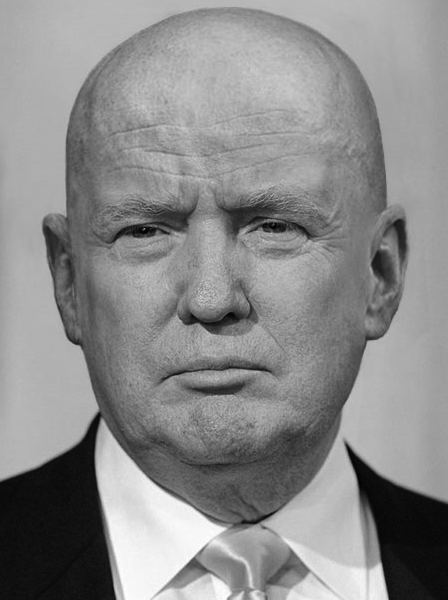
#> input picture P4/donald.png, 448 x 600 px
$ jupyter execute P4.ipynb
#> lines starting #> are read from the running program, lines starting #| are printed output that depends on the picture
<center><b>In the name of God</b></center>

<b>Course</b>: Statistical Pattern Recognition
<br>
<b>Description:</b> HomeWork 3 | Question 4
<br>
<b>Developer</b>: Alireza Mazochi (400131075)

# Libraries

[cell 1]
from PIL import Image
import numpy as np
import matplotlib.pyplot as plt

# a

[cell 2]
def patch_extract(data):
    columns = []
    for i in range(0, data.shape[0], 8):
        for j in range(0, data.shape[1], 8):
            patch = data[i:i+8, j: j+8]
            columns.append(patch.ravel())
    return np.column_stack(columns)

[cell 3]
def load_image(filename) :
#> called with filename = './donald.png'
    img = Image.open(filename).convert("L")
    img.load()
    data = np.asarray(img, dtype="int32" )
    return data

[cell 4]
data_img = load_image("./donald.png")

[cell 5]
data_patch = patch_extract(data_img)
#> after the loop in patch_extract, `for i in range(0, data.shape[0], 8):`: columns = 4200 items

# b

[cell 6]
data_patch_mean = np.mean(data_patch, axis=1)
#> data_patch_mean = 64 values, max 139 at index 5, min 138.4 at index 59, mean 138.7
data_patch_mean = data_patch_mean[:, np.newaxis]

[cell 7]
data_patch_normal = data_patch - data_patch_mean

[cell 8]
data_patch_cov = np.cov(data_patch_normal)
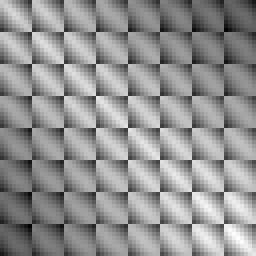
#> data_patch_cov: shape (64, 64) float64 (shown 4 times larger); min 2404.8, max 2971.3, mean 2728.6; drawn with min black and max white

[cell 9]
e_values, e_vectors = np.linalg.eig(data_patch_cov)
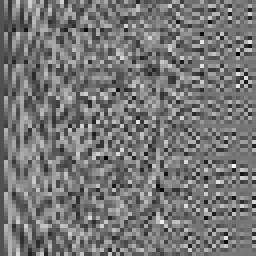
#> e_vectors: shape (64, 64) float64 (shown 4 times larger); min -0.391, max 0.446, mean -0.00198; drawn with min black and max white
#> e_values = 64 values, max 174663 at index 0, min 0.257 at index 60, mean 2904.9

idx = e_values.argsort()[::-1]
#> idx = 64 values, max 63 at index 60, min 0 at index 0, mean 31.5
e_values = e_values[idx]
#> e_values = 64 values, max 174663 at index 0, min 0.257 at index 63, mean 2904.9
e_vectors = e_vectors[:,idx]

[cell 10]
for i in range(20):
    print(f"Eigen Value = {e_values[i].round(decimals=2)} Eigen Vector = ")
    print(e_vectors[:,i].round(decimals=2))
#> this loop made 20 passes
#> (printed output is left out)
print()

[cell 11]
plt.imshow(data_patch_mean.reshape(8,8),vmin=0 , vmax=255, cmap='gray')
plt.title("Mean")
plt.show()

[cell 12]
fig, ax = plt.subplots(2, 4)
for i in range(8):
    ax[int(i/4)][i%4].imshow(e_vectors[:,i].reshape(8,8), vmin=-1, vmax=+1, cmap='gray')
    ax[int(i/4)][i%4].set_title(f"EigenImage for\n {e_values[i].round(2)}")
fig.set_size_inches(12,7)
plt.show()

# c, d, e

[cell 13]
def patch_reconstruct(data_patch_normal, data_shape):
    data_reconstructed = np.zeros(data_shape)
    counter = 0
    for i in range(0, data_shape[0], 8):
        for j in range(0, data_shape[1], 8):
            data_reconstructed[i:i+8,j:j+8] = data_patch_normal[:,counter].reshape(8, 8)
            counter += 1

    return data_reconstructed

[cell 14]
data_patch_transformed = np.linalg.inv(e_vectors) @ data_patch_normal

[cell 15]
fig, ax = plt.subplots(1, 5)
for i, k in enumerate([2, 5, 10, 20, 64]):
    # c
    data_patch_redueced = data_patch_transformed[:k,:]

    # d
    data_patch_reconstructed = e_vectors[:, :k] @ data_patch_redueced + data_patch_mean

    # e
    data_img_reconstructed = patch_reconstruct(data_patch_reconstructed, (600, 448))

    ax[i].imshow(data_img_reconstructed, vmin=0 , vmax=255, cmap='gray')
    ax[i].set_title(f"Reconstructed image\n with {k} principle components")
#> this loop made 5 passes
#> pass 1, `data_img_reconstructed = patch_reconstruct(data_patch_reconstructed, (..`:
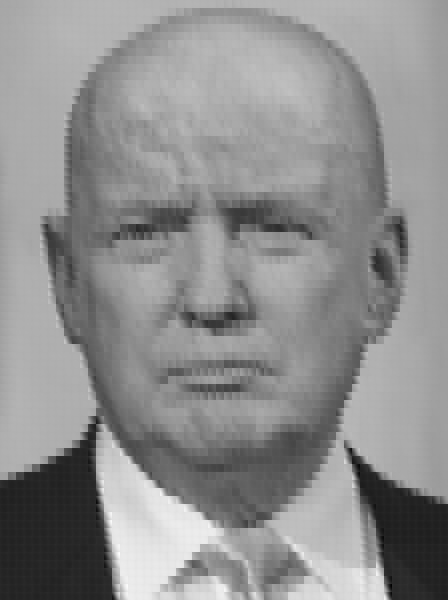
#> data_img_reconstructed: shape (600, 448) float64; min -29.21, max 270.8, mean 138.7; drawn with min black and max white

fig.set_size_inches(20,50)
plt.show()

# f

[cell 16]
def load_image_rgb(filename) :
#> called with filename = './joe.png'
    img = Image.open(filename)
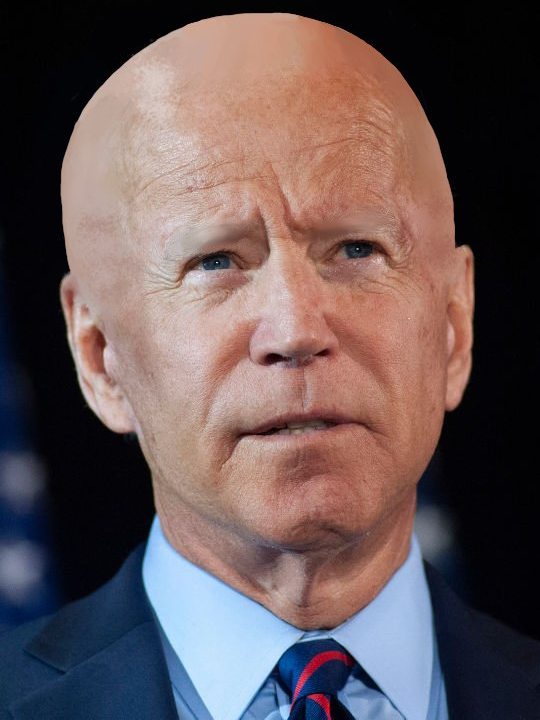
#> input picture P4/joe.png, 540 x 720 px
#> img is the input picture: PIL image 540x720 RGBA; mean R, G, B, A 103.3, 86.8, 87.6, 255
    img.load()
    img_rgb = img.split()

    data = [np.asarray(img_rgb[i], dtype="int32" ) for i in range(3)]
#> data = 3 items

    return data

[cell 17]
data_img = load_image_rgb("./joe.png")
#> data_img = 3 items

[cell 18]
data_patch_transformed_list = []
e_values_list = []
e_vectors_list = []
data_patch_mean_list = []

data_img_shape = data_img[0].shape
#> data_img_shape = (720, 540)
data_img_shape = (8*int(data_img_shape[0]/8), 8*int(data_img_shape[1]/8))
#> data_img_shape = (720, 536)

for channel in range(3):

    data_patch = patch_extract(data_img[channel][:data_img_shape[0], :data_img_shape[1]])

    data_patch_mean = np.mean(data_patch, axis=1)
    data_patch_mean = data_patch_mean[:, np.newaxis]
    data_patch_normal = data_patch - data_patch_mean
    data_patch_cov = np.cov(data_patch_normal)
    e_values, e_vectors = np.linalg.eig(data_patch_cov)

    idx = e_values.argsort()[::-1]
    e_values = e_values[idx]
    e_vectors = e_vectors[:,idx]

    data_patch_transformed = np.linalg.inv(e_vectors) @ data_patch_normal

    data_patch_transformed_list.append(data_patch_transformed)
    e_values_list.append(e_values)
    e_vectors_list.append(e_vectors)
    data_patch_mean_list.append(data_patch_mean)
#> this loop made 3 passes
#> pass 1, `e_vectors = e_vectors[:,idx]`:
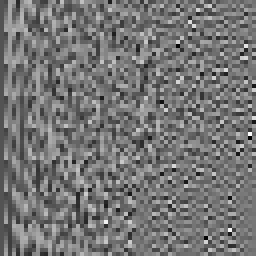
#> e_vectors: shape (64, 64) float64 (shown 4 times larger); min -0.429, max 0.499, mean -0.00195; drawn with min black and max white
#> after the loop:
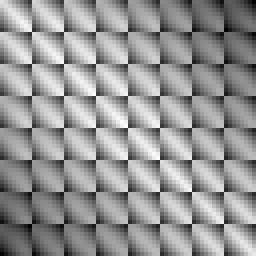
#> data_patch_cov: shape (64, 64) float64 (shown 4 times larger); min 4425.2, max 4925.6, mean 4716.6; drawn with min black and max white
#> after the loop:
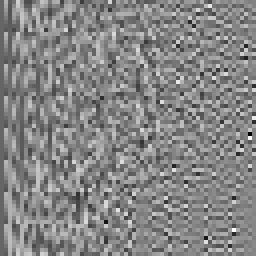
#> e_vectors: shape (64, 64) float64 (shown 4 times larger); min -0.512, max 0.46, mean -0.00195; drawn with min black and max white
#> after the loop, data_patch_mean_list = 3 items; data_patch_transformed_list = 3 items; e_values_list = 3 items; e_vectors_list = 3 items

[cell 19]
for j, color in enumerate(["Red", "Green", "Blue"]):
    print(f"Color = {color}")
    for i in range(20):
        print(f"Eigen Value = {e_values_list[j][i].round(decimals=2)} Eigen Vector = ")
        print(e_vectors_list[j][:,i].round(decimals=2))
    print()

[cell 20]
fig, ax = plt.subplots(1, 3)
for i, color in enumerate(["Red", "Green", "Blue"]):
    ax[i].imshow(data_patch_mean_list[i].reshape(8,8), vmin=0 , vmax=255, cmap="gray")

    ax[i].set_title(f"Mean for Channel {color}")

fig.set_size_inches(20,50)
plt.show()
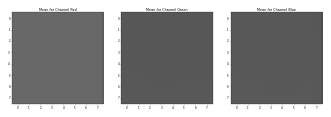
#> figure drawn by matplotlib, 3 panels

[cell 21]
fig, ax = plt.subplots(3*2, 4)

for i in range(24):
    if int(i/8)==0:
        color = "Red"
    elif int(i/8)==1:
        color = "Green"
    else:
        color = "Blue"

    ax[int(i/4)][i%4].imshow(e_vectors_list[int(i/8)][:,i%8].reshape(8,8), vmin=-1, vmax=+1, cmap='gray')
    ax[int(i/4)][i%4].set_title(f"EigenImage for\n {e_values_list[int(i/8)][i%8].round(2)}\nChannel {color}")
fig.set_size_inches(12,24)
plt.show()
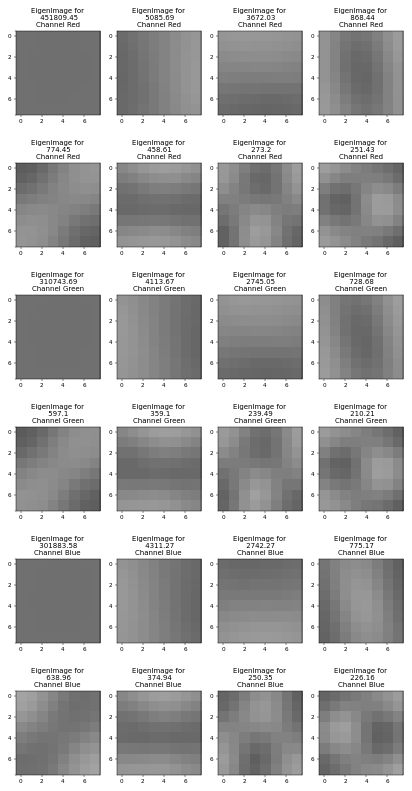
#> figure drawn by matplotlib, 24 panels

[cell 22]
fig, ax = plt.subplots(1, 5)
for i, k in enumerate([2, 5, 10, 20, 64]):
    data_img_reconstructed_list = []
    for channel in range(3):
        data_patch_redueced = data_patch_transformed_list[channel][:k,:]

        data_patch_reconstructed = e_vectors_list[channel][:, :k] @ data_patch_redueced + data_patch_mean_list[channel]

        data_img_reconstructed = patch_reconstruct(data_patch_reconstructed, data_img_shape)
        data_img_reconstructed_list.append(data_img_reconstructed)

    ax[i].imshow(np.dstack(data_img_reconstructed_list).astype(np.uint8))
    ax[i].set_title(f"Reconstructed image\n with {k} principle components")

fig.set_size_inches(20,50)
plt.show()
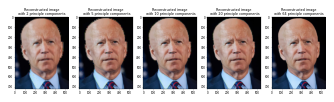
#> figure drawn by matplotlib, 5 panels
